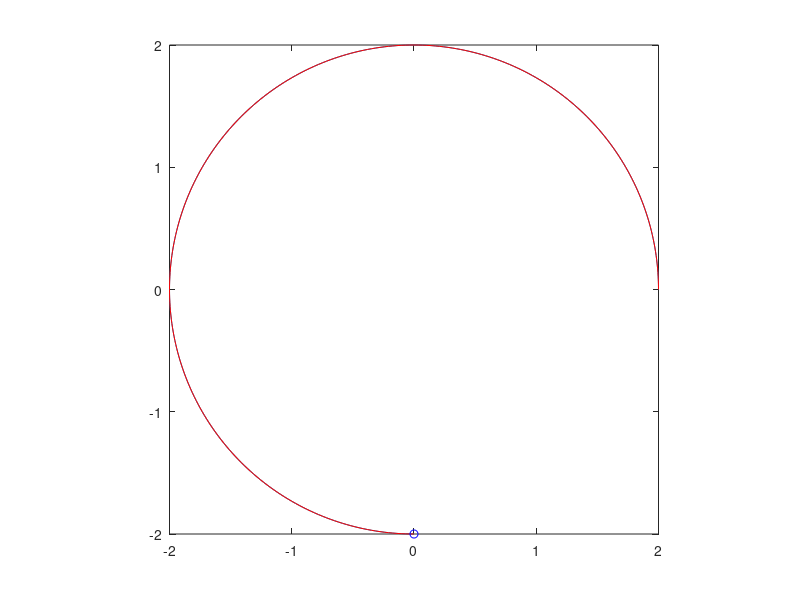

Source code (MATLAB):
%Este programa de prueba dibuja un circulo de radio = 2
%Usa el comando comet de 2D
clc;clear;
theta=0:pi/180:1.5*pi;
r=2;
x=r*cos(theta); %Ecuacion parametrica de un circulo
y=r*sin(theta);
plot(x,y) %Dibuja un circulo de radio = 2
axis([-3,3,-3,3])
axis square
hold on
pause(3)
comet(x,y)